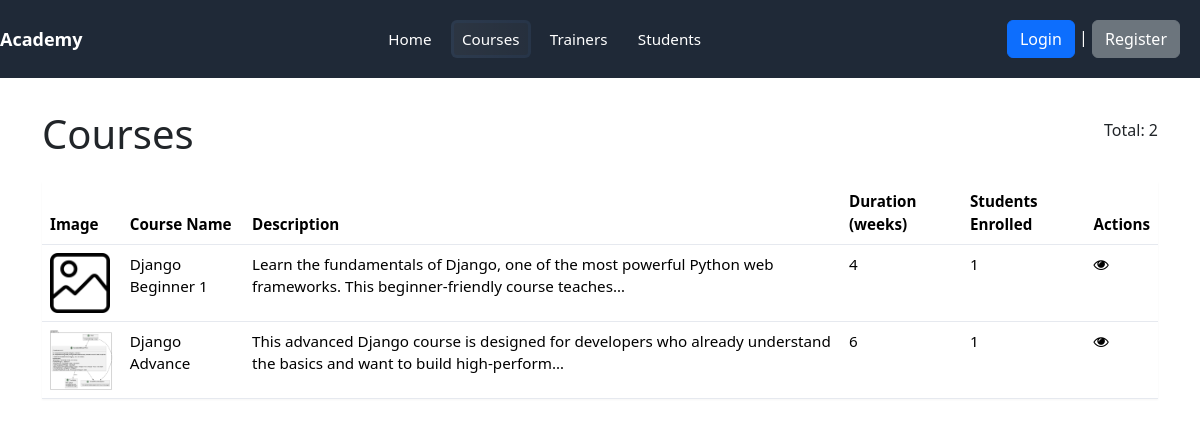
Screenshot of /academy/courses/ with the database file from the repository.
### academy/models.py (models this page shows, shortened)
class Course(models.Model):
    course_name = models.CharField(max_length=200)
    description = models.TextField()
    duration_weeks = models.IntegerField()
    course_image = models.ImageField(upload_to='course_images/', default='default.png')

### academy/views.py (the view)
# urls.py: path('courses/', views.courses, name='courses'),
def courses(request):
    courses = Course.objects.all()
    context = {
        'courses': courses
    }
    return render(request, 'academy/courses.html', context)

### templates/academy/courses.html (shortened to what this page needs)
{% load static %}
<!DOCTYPE html>
<html lang="en">
  <head>
    <link rel="stylesheet" href="{% static 'css/style.css' %}" />
    <link
      href="https://cdn.jsdelivr.net/npm/bootstrap@5.3.8/dist/css/bootstrap.min.css"
      rel="stylesheet"
    />
    <link
      rel="stylesheet"
      href="https://cdnjs.cloudflare.com/ajax/libs/font-awesome/4.7.0/css/font-awesome.min.css"
    />
  </head>
  <body>
    {% include 'navbar.html' %}
    <div class="container">
      <div class="heading">
        <h1>Courses</h1>
        <p>Total: {{ courses.count }}</p>
      </div>
      <table class="table" aria-label="Courses table">
        <thead>
          <tr>
            <th>Image</th>
            <th>Course Name</th>
            <th>Description</th>
            <th>Duration (weeks)</th>
            <th>Students Enrolled</th>
            <th>Actions</th>
          </tr>
        </thead>
        <tbody>
          {% for course in courses %}
          <tr>
            <td>
              {% if course.course_image %}
              <img
                src="{{ course.course_image.url }}"
                alt="{{ course.course_name }}"
                class="img-fluid"
                style="max-width: 100px; max-height: 60px"
              />
              {% endif %}
            </td>
            <td>{{ course.course_name }}</td>
            <td>{{ course.description|truncatechars:120 }}</td>
            <td>{{ course.duration_weeks }}</td>
            <td>{{ course.enrolled_students.count }}</td>
            <td>
              <a
                href="{% url 'academy:course_detail' course.id %}"
                style="color: black"
                ><i class="fa fa-eye"></i
              ></a>
            </td>
          </tr>
          {% empty %}
          <tr>
            <td colspan="5">No courses found.</td>
          </tr>
          {% endfor %}
        </tbody>
      </table>
    </div>
  </body>
</html>

### training_portal/static/css/style.css (style rules this page uses)
:root { --nav-bg: #1f2937; --nav-text: #ffffff; --nav-accent: #3b82f6; --nav-hover: rgba(255,255,255,0.08); --container-padding: 1.25rem; }
* { box-sizing: border-box; }
body { margin: 0; font-family: -apple-system, BlinkMacSystemFont, "Segoe UI", Roboto, "Helvetica Neue", Arial; color: #111827; background: #f8fafc; }
.container { max-width: 1100px; margin: 2rem auto; padding: 0 1rem; }
.table { width: 100%; border-collapse: collapse; background: #fff; box-shadow: 0 1px 2px rgba(0,0,0,0.04); }
.table th, .table td { padding: 0.6rem 0.75rem; border-bottom: 1px solid #e6e9ef; text-align: left; font-size: 0.95rem; }
.table th { background: #f3f4f6; font-weight: 700; }
.heading { display:flex; align-items:center; justify-content:space-between; gap:1rem; margin-bottom:1rem; }

### rows the page displays
Course: course_image (placeholder picture), course_name "Django Beginner 1", description "Learn the fundamentals of Django, one of the most powerful Python web frameworks. This beginner-friendly course teaches…", duration_weeks "4", enrolled_students.count "1"
Course: course_image (picture), course_name "Django Advance", description "This advanced Django course is designed for developers who already understand the basics and want to build high-perform…", duration_weeks "6", enrolled_students.count "1"

### other values shown
{{ courses.count }} "2"
